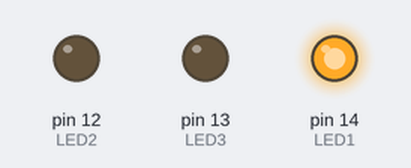
This program was run on a simulated MicroPython board. Parts: output pins drawn as LEDs (lit = HIGH).

Above: at 4.0 s.
At 12.5 s:
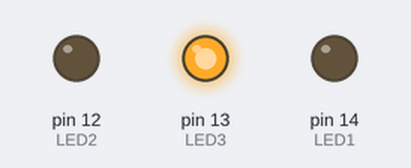
At 16.0 s:
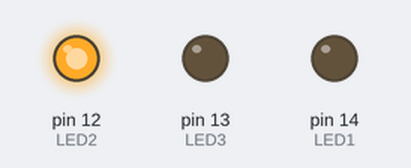
Timing chart, 0 to 22.1 s (numbered marks = the images above):
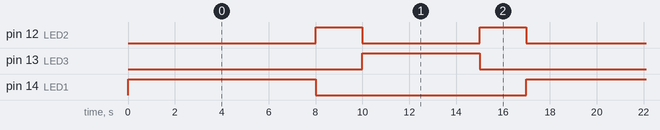

The program:

traffic_light.py
```python
import time
from machine import Pin

# Initialize LEDs
LED1 = Pin(14, Pin.OUT) # Red LED
LED2 = Pin(12, Pin.OUT) # Yellow LED
LED3 = Pin(13, Pin.OUT) # Green LED

# Traffic light sequence
while True:
    # Red light ON, Yellow and Green lights OFF
    LED1.value(1) # Red LED on
    LED2.value(0) # Yellow LED off
    LED3.value(0) # Green LED off
    time.sleep(8) # 8 seconds of red light (STOP!)

    # Yellow light ON, Red and Green lights OFF
    LED1.value(0) # Red LED off
    LED2.value(1) # Yellow LED on
    LED3.value(0) # Green LED off
    time.sleep(2) # 2 seconds of yellow light (GET READY)

    # Green light ON, Red and Yellow lights OFF
    LED1.value(0) # Red LED off
    LED2.value(0) # Yellow LED off
    LED3.value(1) # Green LED on
    time.sleep(5) # 5 seconds of green light (GO!)

    # Yellow light ON, Red and Green lights OFF
    LED1.value(0) # Red LED off
    LED2.value(1) # Yellow LED on
    LED3.value(0) # Green LED off
    time.sleep(2) # 2 seconds of yellow light (GET READY)
```

Measured:
- by itself, pin 12 (LED2): repeats every 17.0 s: LOW 5.0 s, HIGH 2.0 s, LOW 8.0 s, HIGH 2.0 s
- by itself, pin 13 (LED3): alternates HIGH for 5.0 s and LOW for 12.0 s
- by itself, pin 14 (LED1): alternates HIGH for 8.0 s and LOW for 9.0 s
